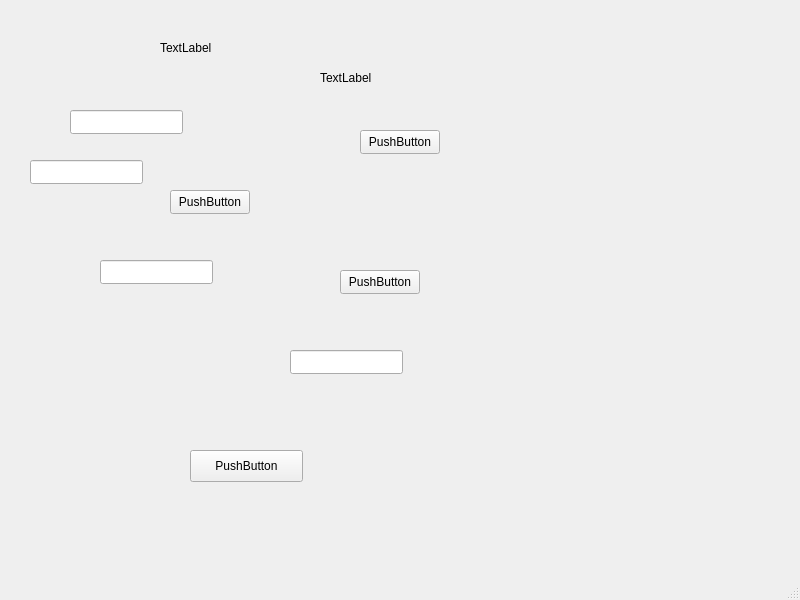
<?xml version="1.0" encoding="UTF-8"?>
<ui version="4.0">
 <class>homeScreen</class>
 <widget class="QMainWindow" name="homeScreen">
  <property name="geometry">
   <rect>
    <x>0</x>
    <y>0</y>
    <width>800</width>
    <height>600</height>
   </rect>
  </property>
  <property name="windowTitle">
   <string>homeScreen</string>
  </property>
  <widget class="QWidget" name="centralwidget">
   <widget class="QLabel" name="welcomeLabel">
    <property name="geometry">
     <rect>
      <x>160</x>
      <y>40</y>
      <width>59</width>
      <height>16</height>
     </rect>
    </property>
    <property name="text">
     <string>TextLabel</string>
    </property>
   </widget>
   <widget class="QPushButton" name="existingUserLoginButton">
    <property name="geometry">
     <rect>
      <x>170</x>
      <y>190</y>
      <width>80</width>
      <height>24</height>
     </rect>
    </property>
    <property name="text">
     <string>PushButton</string>
    </property>
   </widget>
   <widget class="QLineEdit" name="firstNameLineEdit">
    <property name="geometry">
     <rect>
      <x>70</x>
      <y>110</y>
      <width>113</width>
      <height>24</height>
     </rect>
    </property>
   </widget>
   <widget class="QLineEdit" name="lastNameLineEdit">
    <property name="geometry">
     <rect>
      <x>100</x>
      <y>260</y>
      <width>113</width>
      <height>24</height>
     </rect>
    </property>
   </widget>
   <widget class="QLabel" name="headingLabel">
    <property name="geometry">
     <rect>
      <x>320</x>
      <y>70</y>
      <width>59</width>
      <height>16</height>
     </rect>
    </property>
    <property name="text">
     <string>TextLabel</string>
    </property>
   </widget>
   <widget class="QPushButton" name="dynamicButton">
    <property name="geometry">
     <rect>
      <x>340</x>
      <y>270</y>
      <width>80</width>
      <height>24</height>
     </rect>
    </property>
    <property name="text">
     <string>PushButton</string>
    </property>
   </widget>
   <widget class="QLineEdit" name="usernameEdit">
    <property name="geometry">
     <rect>
      <x>290</x>
      <y>350</y>
      <width>113</width>
      <height>24</height>
     </rect>
    </property>
   </widget>
   <widget class="QLineEdit" name="passwordEdit">
    <property name="geometry">
     <rect>
      <x>30</x>
      <y>160</y>
      <width>113</width>
      <height>24</height>
     </rect>
    </property>
   </widget>
   <widget class="QPushButton" name="librarianLoginButton">
    <property name="geometry">
     <rect>
      <x>360</x>
      <y>130</y>
      <width>80</width>
      <height>24</height>
     </rect>
    </property>
    <property name="text">
     <string>PushButton</string>
    </property>
   </widget>
   <widget class="QPushButton" name="booksList">
    <property name="geometry">
     <rect>
      <x>190</x>
      <y>450</y>
      <width>113</width>
      <height>32</height>
     </rect>
    </property>
    <property name="text">
     <string>PushButton</string>
    </property>
   </widget>
  </widget>
  <widget class="QMenuBar" name="menubar">
   <property name="geometry">
    <rect>
     <x>0</x>
     <y>0</y>
     <width>800</width>
     <height>24</height>
    </rect>
   </property>
  </widget>
  <widget class="QStatusBar" name="statusbar"/>
 </widget>
 <resources/>
 <connections/>
</ui>
